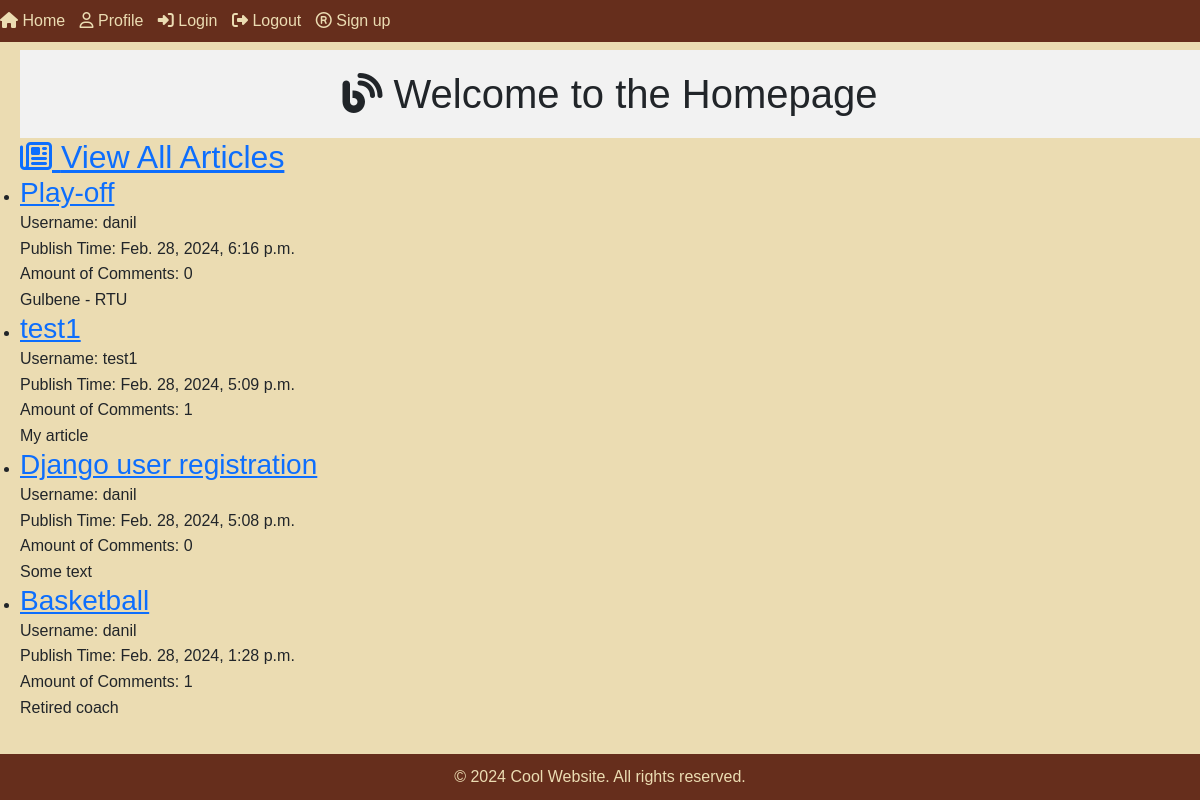
The page / on the database its author committed.
### articles/models.py (models this page shows, shortened)
class Article(models.Model):
    article_title = models.CharField('Name of the text', max_length=255)
    article_text = models.TextField('Text')
    pub_date = models.DateTimeField('Date of the publication', auto_now_add=True)
    author = models.ForeignKey(User, on_delete=models.CASCADE, default=1)
    category = models.ForeignKey(Category, on_delete=models.CASCADE, blank=True, null=True)

### articles/views.py (the view)
# urls.py: path('', views.homepage, name='homepage'),
def homepage(request):
    latest_articles_list = Article.objects.select_related('author').order_by('-pub_date')[:5]
    return render(request, 'homepage.html', {'latest_articles_list': latest_articles_list})

### templates/homepage.html (shortened to what this page needs)
{% extends 'base.html' %}
{% load static %}
{% block content %}
    <div class="wrapper">
        <header>
            <h1><i class="fa-solid fa-blog"></i> Welcome to the Homepage</h1>
        </header>
        <main>
            <section class="content">
                <h2><a href="{% url 'articles:index' %}"><i class="fa-regular fa-newspaper"></i> View All Articles</a></h2>
                {% if latest_articles_list %}
                    <ul>
                        {% for article in latest_articles_list %}
                            <li>
                                <h3><a href="{% url 'articles:detail' article.id %}">{{ article.article_title }}</a></h3>
                                <p>Username: {{ article.author.username }}</p>
                                <p>Publish Time: {{ article.pub_date }}</p>
                                <p>Amount of Comments: {{ article.comment_set.count }}</p>
                                <p>{{ article.article_text }}</p>
                            </li>
                        {% endfor %}
                    </ul>
                {% else %}
                    <p>No articles available.</p>
                {% endif %}
            </section>
        </main>
    </div>
{% endblock %}

### static/css/styles.css (style rules this page uses)
body, h1, h2, h3, p, ul, li { margin: 0; padding: 0; }
body { font-family: 'Arial', sans-serif; line-height: 1.6; margin: 0; padding: 0; display: flex; flex-direction: column; min-height: 100vh; background-color: #ebdcb2; }
.content { padding-left: 20px; }
header { text-align: center; padding: 20px; background-color: #f2f2f2; margin-left: 20px; }

### rows shown on the page
Article: article_title "Play-off", author.username "danil", pub_date "Feb. 28, 2024, 6:16 p.m.", comment_set.count "0", article_text "Gulbene - RTU"
Article: article_title "test1", author.username "test1", pub_date "Feb. 28, 2024, 5:09 p.m.", comment_set.count "1", article_text "My article"
Article: article_title "Django user registration", author.username "danil", pub_date "Feb. 28, 2024, 5:08 p.m.", comment_set.count "0", article_text "Some text"
Article: article_title "Basketball", author.username "danil", pub_date "Feb. 28, 2024, 1:28 p.m.", comment_set.count "1", article_text "Retired coach"
